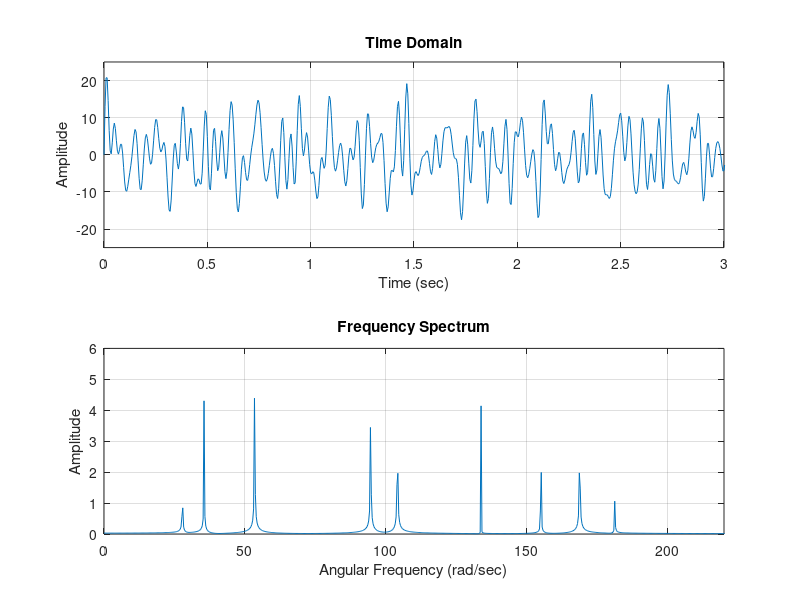

Recreate this plot in MATLAB.
% Case 6: 10 harmonics, random amplitudes and frequencies
dt = 0.005;
t = 0:dt:20;
N_samples = length(t);

x = zeros(1, N_samples);
rng(1); % Seed for reproducible random numbers

for i = 1:10
    % Random w between 10 and 200, Random A between 1 and 5
    w = 10 + rand() * 190; 
    A = 1 + rand() * 4;
    x = x + A*sin(w*t);
end

subplot(2,1,1)
plot(t, x)
grid on
xlabel('Time (sec)')
ylabel('Amplitude')
title('Time Domain')
axis([0 3 -25 25])

% FFT Calculation
fs = 1/dt;
f = (0:N_samples-1)*(fs/N_samples);
w_axis = f * 2 * pi;

xt = fft(x);
xf = (abs(xt)*2)/N_samples;

subplot(2,1,2)
plot(w_axis, xf)
grid on
xlabel('Angular Frequency (rad/sec)')
ylabel('Amplitude')
title('Frequency Spectrum')
axis([0 220 0 6])
